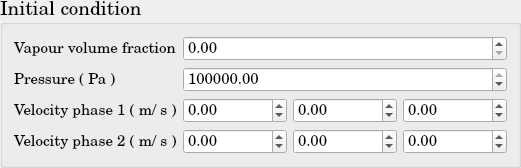
           <widget class="QGroupBox" name="Iso2F_InitialCondition">
            <property name="font">
             <font>
              <family>Century Schoolbook L</family>
              <pointsize>14</pointsize>
              <weight>50</weight>
              <bold>false</bold>
             </font>
            </property>
            <property name="title">
             <string>Initial condition</string>
            </property>
            <layout class="QGridLayout" name="gridLayout_24">
             <item row="0" column="0">
              <layout class="QHBoxLayout" name="Iso2F_InitialConditionLayout">
               <item>
                <layout class="QVBoxLayout" name="Iso2F_FEqs_InitialConditionLayoutV">
                 <item>
                  <widget class="QLabel" name="Iso2F_Alpha_IC">
                   <property name="font">
                    <font>
                     <pointsize>11</pointsize>
                    </font>
                   </property>
                   <property name="text">
                    <string>Vapour volume fraction</string>
                   </property>
                  </widget>
                 </item>
                 <item>
                  <widget class="QLabel" name="Iso2F_Pressure_IC">
                   <property name="font">
                    <font>
                     <pointsize>11</pointsize>
                    </font>
                   </property>
                   <property name="text">
                    <string>Pressure ( Pa )</string>
                   </property>
                  </widget>
                 </item>
                 <item>
                  <widget class="QLabel" name="Iso2F_Velocity1_IC">
                   <property name="font">
                    <font>
                     <pointsize>11</pointsize>
                    </font>
                   </property>
                   <property name="text">
                    <string>Velocity phase 1 ( m/ s )</string>
                   </property>
                  </widget>
                 </item>
                 <item>
                  <widget class="QLabel" name="Iso2F_Velocity2_IC">
                   <property name="font">
                    <font>
                     <pointsize>11</pointsize>
                    </font>
                   </property>
                   <property name="text">
                    <string>Velocity phase 2 ( m/ s )</string>
                   </property>
                  </widget>
                 </item>
                </layout>
               </item>
               <item>
                <layout class="QVBoxLayout" name="Iso2F_InitialConditionLayoutV">
                 <item>
                  <widget class="QDoubleSpinBox" name="Iso2F_Alpha_IC_doubleSpinBox">
                   <property name="font">
                    <font>
                     <pointsize>11</pointsize>
                    </font>
                   </property>
                   <property name="maximum">
                    <double>1.000000000000000</double>
                   </property>
                  </widget>
                 </item>
                 <item>
                  <widget class="QDoubleSpinBox" name="Iso2F_Pressure_IC_doubleSpinBox">
                   <property name="font">
                    <font>
                     <pointsize>11</pointsize>
                    </font>
                   </property>
                   <property name="maximum">
                    <double>1000000000.000000000000000</double>
                   </property>
                   <property name="value">
                    <double>100000.000000000000000</double>
                   </property>
                  </widget>
                 </item>
                 <item>
                  <layout class="QHBoxLayout" name="Iso2F_VelocityPhase1_IC">
                   <item>
                    <widget class="QDoubleSpinBox" name="Iso2F_VelocityPhase1_1d_IC_doubleSpinBox">
                     <property name="font">
                      <font>
                       <pointsize>11</pointsize>
                      </font>
                     </property>
                     <property name="minimum">
                      <double>-1000000000.000000000000000</double>
                     </property>
                     <property name="maximum">
                      <double>1000000000.000000000000000</double>
                     </property>
                    </widget>
                   </item>
                   <item>
                    <widget class="QDoubleSpinBox" name="Iso2F_VelocityPhase1_2d_IC_doubleSpinBox">
                     <property name="font">
                      <font>
                       <pointsize>11</pointsize>
                      </font>
                     </property>
                     <property name="minimum">
                      <double>-1000000000.000000000000000</double>
                     </property>
                     <property name="maximum">
                      <double>1000000000.000000000000000</double>
                     </property>
                    </widget>
                   </item>
                   <item>
                    <widget class="QDoubleSpinBox" name="Iso2F_VelocityPhase1_3d_IC_doubleSpinBox">
                     <property name="font">
                      <font>
                       <pointsize>11</pointsize>
                      </font>
                     </property>
                     <property name="minimum">
                      <double>-1000000000.000000000000000</double>
                     </property>
                     <property name="maximum">
                      <double>1000000000.000000000000000</double>
                     </property>
                    </widget>
                   </item>
                  </layout>
                 </item>
                 <item>
                  <layout class="QHBoxLayout" name="Iso2F_VelocityPhase2_IC">
                   <item>
                    <widget class="QDoubleSpinBox" name="Iso2F_VelocityPhase2_1d_IC_doubleSpinBox">
                     <property name="font">
                      <font>
                       <pointsize>11</pointsize>
                      </font>
                     </property>
                     <property name="minimum">
                      <double>-1000000000.000000000000000</double>
                     </property>
                     <property name="maximum">
                      <double>1000000000.000000000000000</double>
                     </property>
                    </widget>
                   </item>
                   <item>
                    <widget class="QDoubleSpinBox" name="Iso2F_VelocityPhase2_2d_IC_doubleSpinBox">
                     <property name="font">
                      <font>
                       <pointsize>11</pointsize>
                      </font>
                     </property>
                     <property name="minimum">
                      <double>-1000000000.000000000000000</double>
                     </property>
                     <property name="maximum">
                      <double>1000000000.000000000000000</double>
                     </property>
                    </widget>
                   </item>
                   <item>
                    <widget class="QDoubleSpinBox" name="Iso2F_VelocityPhase2_3d_IC_doubleSpinBox">
                     <property name="font">
                      <font>
                       <pointsize>11</pointsize>
                      </font>
                     </property>
                     <property name="minimum">
                      <double>-1000000000.000000000000000</double>
                     </property>
                     <property name="maximum">
                      <double>1000000000.000000000000000</double>
                     </property>
                    </widget>
                   </item>
                  </layout>
                 </item>
                </layout>
               </item>
              </layout>
             </item>
            </layout>
           </widget>
